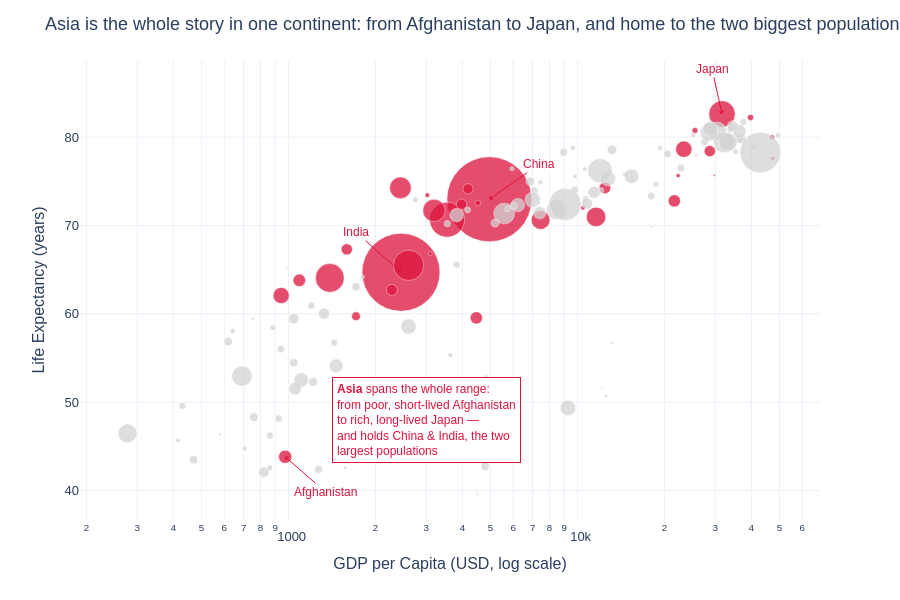

This figure's notebook cell:
### Markdown cell above
## Task 2 — Bubble chart: tell a story

**What to build:** A bubble chart (full 2007 dataset, all countries) where:
- x = GDP per capita (log scale)
- y = life expectancy
- size = population
- colour = ONE continent highlighted (your choice), all others grey
- At least one annotation explaining the highlighted group's story

> This is the grey-and-highlight technique applied to a bubble chart.

### Code cell
# Task 2
# YOUR CODE HERE

d07 = df.loc[df['year'] == 2007].copy()

highlight = 'Asia'
colour_map = {c: ('crimson' if c == highlight else 'lightgrey') for c in d07['continent'].unique()}

fig = px.scatter(
    d07, x='gdpPercap', y='lifeExp', size='pop', size_max=60,
    color='continent', color_discrete_map=colour_map,
    hover_name='country', hover_data={'continent': False},
    log_x=True, opacity=0.75, template='plotly_white',
    labels={'gdpPercap': 'GDP per Capita (USD, log scale)',
            'lifeExp': 'Life Expectancy (years)', 'pop': 'Population', 'continent': ''},
)
fig.update_traces(marker=dict(line=dict(width=0.5, color='white')))

fig.add_annotation(
    x=math.log10(3000), y=48,
    text='<b>Asia</b> spans the whole range:<br>from poor, short-lived Afghanistan<br>'
         'to rich, long-lived Japan —<br>and holds China &amp; India, the two<br>largest populations',
    showarrow=False, align='left',
    font=dict(color='crimson', size=12, family='Arial'),
    bgcolor='white', bordercolor='crimson', borderwidth=1, borderpad=4)

for country, ax, ay in [('Afghanistan', 40, 35), ('China', 50, -35), ('India', -45, -40) , ('Japan', -10, -45)]:
    r = d07[d07['country'] == country].iloc[0]
    fig.add_annotation(x=math.log10(r['gdpPercap']), y=r['lifeExp'], text=country,
                       showarrow=True, ax=ax, ay=ay, arrowhead=1, arrowcolor='crimson',
                       font=dict(color='crimson', size=12, family='Arial'))

fig.update_layout(
    title='Asia is the whole story in one continent: from Afghanistan to Japan, '
          'and home to the two biggest populations',
    font=dict(family='Arial', size=13),
    showlegend=False, height=600,
)
fig.show()

### Figure 1 — Plotly figure (JSON) as saved in the notebook; plotly's stock layout.template omitted (floating-point values rounded to 4 significant figures)
{"data": [{"customdata": [["Asia"], ["Asia"], ["Asia"], ["Asia"], ["Asia"], ["Asia"], ["Asia"], ["Asia"], ["Asia"], ["Asia"], ["Asia"], ["Asia"], ["Asia"], ["Asia"], ["Asia"], ["Asia"], ["Asia"], ["Asia"], ["Asia"], ["Asia"], ["Asia"], ["Asia"], ["Asia"], ["Asia"], ["Asia"], ["Asia"], ["Asia"], ["Asia"], ["Asia"], ["Asia"], ["Asia"], ["Asia"], ["Asia"]], "hovertemplate": "<b>%{hovertext}</b><br><br>GDP per Capita (USD, log scale)=%{x}<br>Life Expectancy (years)=%{y}<br>Population=%{marker.size}<extra></extra>", "hovertext": ["Afghanistan", "Bahrain", "Bangladesh", "Cambodia", "China", "Hong Kong, China", "India", "Indonesia", "Iran", "Iraq", "Israel", "Japan", "Jordan", "Korea, Dem. Rep.", "Korea, Rep.", "Kuwait", "Lebanon", "Malaysia", "Mongolia", "Myanmar", "Nepal", "Oman", "Pakistan", "Philippines", "Saudi Arabia", "Singapore", "Sri Lanka", "Syria", "Taiwan", "Thailand", "Vietnam", "West Bank and Gaza", "Yemen, Rep."], "legendgroup": "Asia", "marker": {"color": "crimson", "line": {"color": "white", "width": 0.5}, "opacity": 0.75, "size": [31889923, 708573, 150448339, 14131858, 1318683096, 6980412, 1110396331, 223547000, 69453570, 27499638, 6426679, 127467972, 6053193, 23301725, 49044790, 2505559, 3921278, 24821286, 2874127, 47761980, 28901790, 3204897, 169270617, 91077287, 27601038, 4553009, 20378239, 19314747, 23174294, 65068149, 85262356, 4018332, 22211743], "sizemode": "area", "sizeref": 366300.0, "symbol": "circle"}, "mode": "markers", "name": "Asia", "orientation": "v", "showlegend": true, "type": "scatter", "x": [974.6, 29800.0, 1391.0, 1714.0, 4959.0, 39720.0, 2452.0, 3541.0, 11610.0, 4471.0, 25520.0, 31660.0, 4519.0, 1593.0, 23350.0, 47310.0, 10460.0, 12450.0, 3096.0, 944.0, 1091.0, 22320.0, 2606.0, 3190.0, 21650.0, 47140.0, 3970.0, 4185.0, 28720.0, 7458.0, 2442.0, 3025.0, 2281.0], "xaxis": "x", "y": [43.83, 75.64, 64.06, 59.72, 72.96, 82.21, 64.7, 70.65, 70.96, 59.55, 80.75, 82.6, 72.53, 67.3, 78.62, 77.59, 71.99, 74.24, 66.8, 62.07, 63.78, 75.64, 65.48, 71.69, 72.78, 79.97, 72.4, 74.14, 78.4, 70.62, 74.25, 73.42, 62.7], "yaxis": "y"}, {"customdata": [["Europe"], ["Europe"], ["Europe"], ["Europe"], ["Europe"], ["Europe"], ["Europe"], ["Europe"], ["Europe"], ["Europe"], ["Europe"], ["Europe"], ["Europe"], ["Europe"], ["Europe"], ["Europe"], ["Europe"], ["Europe"], ["Europe"], ["Europe"], ["Europe"], ["Europe"], ["Europe"], ["Europe"], ["Europe"], ["Europe"], ["Europe"], ["Europe"], ["Europe"], ["Europe"]], "hovertemplate": "<b>%{hovertext}</b><br><br>GDP per Capita (USD, log scale)=%{x}<br>Life Expectancy (years)=%{y}<br>Population=%{marker.size}<extra></extra>", "hovertext": ["Albania", "Austria", "Belgium", "Bosnia and Herzegovina", "Bulgaria", "Croatia", "Czech Republic", "Denmark", "Finland", "France", "Germany", "Greece", "Hungary", "Iceland", "Ireland", "Italy", "Montenegro", "Netherlands", "Norway", "Poland", "Portugal", "Romania", "Serbia", "Slovak Republic", "Slovenia", "Spain", "Sweden", "Switzerland", "Turkey", "United Kingdom"], "legendgroup": "Europe", "marker": {"color": "lightgrey", "line": {"color": "white", "width": 0.5}, "opacity": 0.75, "size": [3600523, 8199783, 10392226, 4552198, 7322858, 4493312, 10228744, 5468120, 5238460, 61083916, 82400996, 10706290, 9956108, 301931, 4109086, 58147733, 684736, 16570613, 4627926, 38518241, 10642836, 22276056, 10150265, 5447502, 2009245, 40448191, 9031088, 7554661, 71158647, 60776238], "sizemode": "area", "sizeref": 366300.0, "symbol": "circle"}, "mode": "markers", "name": "Europe", "orientation": "v", "showlegend": true, "type": "scatter", "x": [5937.0, 36130.0, 33690.0, 7446.0, 10680.0, 14620.0, 22830.0, 35280.0, 33210.0, 30470.0, 32170.0, 27540.0, 18010.0, 36180.0, 40680.0, 28570.0, 9254.0, 36800.0, 49360.0, 15390.0, 20510.0, 10810.0, 9787.0, 18680.0, 25770.0, 28820.0, 33860.0, 37510.0, 8458.0, 33200.0], "xaxis": "x", "y": [76.42, 79.83, 79.44, 74.85, 73.0, 75.75, 76.49, 78.33, 79.31, 80.66, 79.41, 79.48, 73.34, 81.76, 78.89, 80.55, 74.54, 79.76, 80.2, 75.56, 78.1, 72.48, 74.0, 74.66, 77.93, 80.94, 80.88, 81.7, 71.78, 79.42], "yaxis": "y"}, {"customdata": [["Africa"], ["Africa"], ["Africa"], ["Africa"], ["Africa"], ["Africa"], ["Africa"], ["Africa"], ["Africa"], ["Africa"], ["Africa"], ["Africa"], ["Africa"], ["Africa"], ["Africa"], ["Africa"], ["Africa"], ["Africa"], ["Africa"], ["Africa"], ["Africa"], ["Africa"], ["Africa"], ["Africa"], ["Africa"], ["Africa"], ["Africa"], ["Africa"], ["Africa"], ["Africa"], ["Africa"], ["Africa"], ["Africa"], ["Africa"], ["Africa"], ["Africa"], ["Africa"], ["Africa"], ["Africa"], ["Africa"], ["Africa"], ["Africa"], ["Africa"], ["Africa"], ["Africa"], ["Africa"], ["Africa"], ["Africa"], ["Africa"], ["Africa"], ["Africa"], ["Africa"]], "hovertemplate": "<b>%{hovertext}</b><br><br>GDP per Capita (USD, log scale)=%{x}<br>Life Expectancy (years)=%{y}<br>Population=%{marker.size}<extra></extra>", "hovertext": ["Algeria", "Angola", "Benin", "Botswana", "Burkina Faso", "Burundi", "Cameroon", "Central African Republic", "Chad", "Comoros", "Congo, Dem. Rep.", "Congo, Rep.", "Cote d'Ivoire", "Djibouti", "Egypt", "Equatorial Guinea", "Eritrea", "Ethiopia", "Gabon", "Gambia", "Ghana", "Guinea", "Guinea-Bissau", "Kenya", "Lesotho", "Liberia", "Libya", "Madagascar", "Malawi", "Mali", "Mauritania", "Mauritius", "Morocco", "Mozambique", "Namibia", "Niger", "Nigeria", "Reunion", "Rwanda", "Sao Tome and Principe", "Senegal", "Sierra Leone", "Somalia", "South Africa", "Sudan", "Swaziland", "Tanzania", "Togo", "Tunisia", "Uganda", "Zambia", "Zimbabwe"], "legendgroup": "Africa", "marker": {"color": "lightgrey", "line": {"color": "white", "width": 0.5}, "opacity": 0.75, "size": [33333216, 12420476, 8078314, 1639131, 14326203, 8390505, 17696293, 4369038, 10238807, 710960, 64606759, 3800610, 18013409, 496374, 80264543, 551201, 4906585, 76511887, 1454867, 1688359, 22873338, 9947814, 1472041, 35610177, 2012649, 3193942, 6036914, 19167654, 13327079, 12031795, 3270065, 1250882, 33757175, 19951656, 2055080, 12894865, 135031164, 798094, 8860588, 199579, 12267493, 6144562, 9118773, 43997828, 42292929, 1133066, 38139640, 5701579, 10276158, 29170398, 11746035, 12311143], "sizemode": "area", "sizeref": 366300.0, "symbol": "circle"}, "mode": "markers", "name": "Africa", "orientation": "v", "showlegend": true, "type": "scatter", "x": [6223.0, 4797.0, 1441.0, 12570.0, 1217.0, 430.1, 2042.0, 706.0, 1704.0, 986.1, 277.6, 3633.0, 1545.0, 2082.0, 5581.0, 12150.0, 641.4, 690.8, 13210.0, 752.7, 1328.0, 942.7, 579.2, 1463.0, 1569.0, 414.5, 12060.0, 1045.0, 759.3, 1043.0, 1803.0, 10960.0, 3820.0, 823.7, 4811.0, 619.7, 2014.0, 7670.0, 863.1, 1598.0, 1712.0, 862.5, 926.1, 9270.0, 2602.0, 4513.0, 1107.0, 883.0, 7093.0, 1056.0, 1271.0, 469.7], "xaxis": "x", "y": [72.3, 42.73, 56.73, 50.73, 52.3, 49.58, 50.43, 44.74, 50.65, 65.15, 46.46, 55.32, 48.33, 54.79, 71.34, 51.58, 58.04, 52.95, 56.73, 59.45, 60.02, 56.01, 46.39, 54.11, 42.59, 45.68, 73.95, 59.44, 48.3, 54.47, 64.16, 72.8, 71.16, 42.08, 52.91, 56.87, 46.86, 76.44, 46.24, 65.53, 63.06, 42.57, 48.16, 49.34, 58.56, 39.61, 52.52, 58.42, 73.92, 51.54, 42.38, 43.49], "yaxis": "y"}, {"customdata": [["Americas"], ["Americas"], ["Americas"], ["Americas"], ["Americas"], ["Americas"], ["Americas"], ["Americas"], ["Americas"], ["Americas"], ["Americas"], ["Americas"], ["Americas"], ["Americas"], ["Americas"], ["Americas"], ["Americas"], ["Americas"], ["Americas"], ["Americas"], ["Americas"], ["Americas"], ["Americas"], ["Americas"], ["Americas"]], "hovertemplate": "<b>%{hovertext}</b><br><br>GDP per Capita (USD, log scale)=%{x}<br>Life Expectancy (years)=%{y}<br>Population=%{marker.size}<extra></extra>", "hovertext": ["Argentina", "Bolivia", "Brazil", "Canada", "Chile", "Colombia", "Costa Rica", "Cuba", "Dominican Republic", "Ecuador", "El Salvador", "Guatemala", "Haiti", "Honduras", "Jamaica", "Mexico", "Nicaragua", "Panama", "Paraguay", "Peru", "Puerto Rico", "Trinidad and Tobago", "United States", "Uruguay", "Venezuela"], "legendgroup": "Americas", "marker": {"color": "lightgrey", "line": {"color": "white", "width": 0.5}, "opacity": 0.75, "size": [40301927, 9119152, 190010647, 33390141, 16284741, 44227550, 4133884, 11416987, 9319622, 13755680, 6939688, 12572928, 8502814, 7483763, 2780132, 108700891, 5675356, 3242173, 6667147, 28674757, 3942491, 1056608, 301139947, 3447496, 26084662], "sizemode": "area", "sizeref": 366300.0, "symbol": "circle"}, "mode": "markers", "name": "Americas", "orientation": "v", "showlegend": true, "type": "scatter", "x": [12780.0, 3822.0, 9066.0, 36320.0, 13170.0, 7007.0, 9645.0, 8948.0, 6025.0, 6873.0, 5728.0, 5186.0, 1202.0, 3548.0, 7321.0, 11980.0, 2749.0, 9809.0, 4173.0, 7409.0, 19330.0, 18010.0, 42950.0, 10610.0, 11420.0], "xaxis": "x", "y": [75.32, 65.55, 72.39, 80.65, 78.55, 72.89, 78.78, 78.27, 72.23, 74.99, 71.88, 70.26, 60.92, 70.2, 72.57, 76.19, 72.9, 75.54, 71.75, 71.42, 78.75, 69.82, 78.24, 76.38, 73.75], "yaxis": "y"}, {"customdata": [["Oceania"], ["Oceania"]], "hovertemplate": "<b>%{hovertext}</b><br><br>GDP per Capita (USD, log scale)=%{x}<br>Life Expectancy (years)=%{y}<br>Population=%{marker.size}<extra></extra>", "hovertext": ["Australia", "New Zealand"], "legendgroup": "Oceania", "marker": {"color": "lightgrey", "line": {"color": "white", "width": 0.5}, "opacity": 0.75, "size": [20434176, 4115771], "sizemode": "area", "sizeref": 366300.0, "symbol": "circle"}, "mode": "markers", "name": "Oceania", "orientation": "v", "showlegend": true, "type": "scatter", "x": [34440.0, 25190.0], "xaxis": "x", "y": [81.23, 80.2], "yaxis": "y"}], "layout": {"annotations": [{"align": "left", "bgcolor": "white", "bordercolor": "crimson", "borderpad": 4, "borderwidth": 1, "font": {"color": "crimson", "family": "Arial", "size": 12}, "showarrow": false, "text": "<b>Asia</b> spans the whole range:<br>from poor, short-lived Afghanistan<br>to rich, long-lived Japan —<br>and holds China &amp; India, the two<br>largest populations", "x": 3.477, "y": 48}, {"arrowcolor": "crimson", "arrowhead": 1, "ax": 40, "ay": 35, "font": {"color": "crimson", "family": "Arial", "size": 12}, "showarrow": true, "text": "Afghanistan", "x": 2.989, "y": 43.83}, {"arrowcolor": "crimson", "arrowhead": 1, "ax": 50, "ay": -35, "font": {"color": "crimson", "family": "Arial", "size": 12}, "showarrow": true, "text": "China", "x": 3.695, "y": 72.96}, {"arrowcolor": "crimson", "arrowhead": 1, "ax": -45, "ay": -40, "font": {"color": "crimson", "family": "Arial", "size": 12}, "showarrow": true, "text": "India", "x": 3.39, "y": 64.7}, {"arrowcolor": "crimson", "arrowhead": 1, "ax": -10, "ay": -45, "font": {"color": "crimson", "family": "Arial", "size": 12}, "showarrow": true, "text": "Japan", "x": 4.5, "y": 82.6}], "font": {"family": "Arial", "size": 13}, "height": 600, "legend": {"itemsizing": "constant", "title": {"text": ""}, "tracegroupgap": 0}, "margin": {"t": 60}, "showlegend": false, "title": {"text": "Asia is the whole story in one continent: from Afghanistan to Japan, and home to the two biggest populations"}, "xaxis": {"anchor": "y", "domain": [0, 1], "title": {"text": "GDP per Capita (USD, log scale)"}, "type": "log"}, "yaxis": {"anchor": "x", "domain": [0, 1], "title": {"text": "Life Expectancy (years)"}}}}
